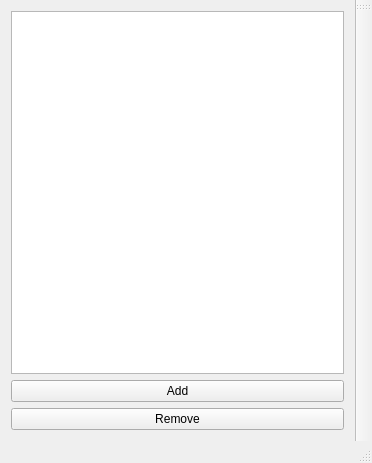
<?xml version="1.0" encoding="UTF-8"?>
<ui version="4.0">
 <class>MainWindow</class>
 <widget class="QMainWindow" name="MainWindow">
  <property name="geometry">
   <rect>
    <x>0</x>
    <y>0</y>
    <width>372</width>
    <height>463</height>
   </rect>
  </property>
  <property name="windowTitle">
   <string>MainWindow</string>
  </property>
  <widget class="QWidget" name="centralWidget">
   <layout class="QVBoxLayout" name="verticalLayout">
    <item>
     <widget class="QGraphicsView" name="graphicsView"/>
    </item>
    <item>
     <widget class="QPushButton" name="pushButton_2">
      <property name="text">
       <string>Add</string>
      </property>
     </widget>
    </item>
    <item>
     <widget class="QPushButton" name="pushButton">
      <property name="text">
       <string>Remove</string>
      </property>
     </widget>
    </item>
   </layout>
  </widget>
  <widget class="QMenuBar" name="menuBar">
   <property name="geometry">
    <rect>
     <x>0</x>
     <y>0</y>
     <width>372</width>
     <height>20</height>
    </rect>
   </property>
  </widget>
  <widget class="QToolBar" name="mainToolBar">
   <attribute name="toolBarArea">
    <enum>RightToolBarArea</enum>
   </attribute>
   <attribute name="toolBarBreak">
    <bool>false</bool>
   </attribute>
  </widget>
  <widget class="QStatusBar" name="statusBar"/>
 </widget>
 <layoutdefault spacing="6" margin="11"/>
 <resources/>
 <connections/>
</ui>
